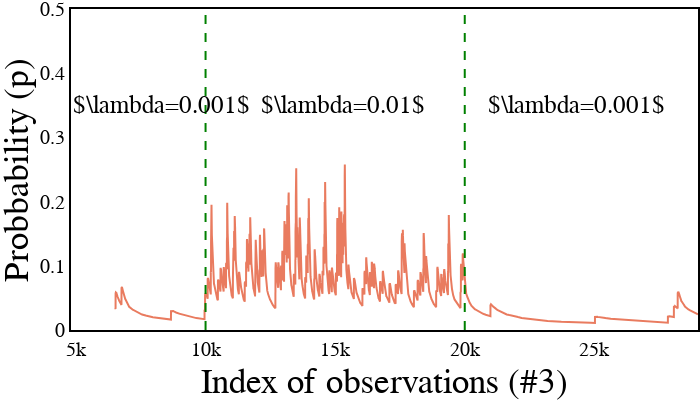

Write notebook code for a chart like this one.
### Code cell
cfg.data.synthetic_ds = 3
cfg.experiments.concept_drift.ds = 3

df = pd.read_csv(cfg.data.save_path, nrows=30000)


res = []


clf = AD2SDetector()

predict = []
p_change = []
for object in df["data"]:
    p_change.append(clf.p)
    score = clf.predict(object)
    predict.append(score)


df["p"] = p_change

df = df.iloc[6500:29000]

fig = go.Figure()


fig.add_trace(
    go.Scatter(
        x=df.index,
        y=df["p"],
        marker_color='#e97b5f',
        marker_symbol="square",
        marker_size=15,
    )
)


fig.add_annotation(
    x=8300,
    y=0.35,
    text=r"$\lambda=0.001$",
    showarrow=False,
    arrowhead=1,
    font=dict(size=25, color="black"),
)

fig.add_annotation(
    x=15300,
    y=0.35,
    text=r"$\lambda=0.01$",
    showarrow=False,
    arrowhead=1,
    font=dict(size=25, color="black"),
)

fig.add_annotation(
    x=24300,
    y=0.35,
    text=r"$\lambda=0.001$",
    showarrow=False,
    arrowhead=1,
    font=dict(size=25, color="black"),
)

fig.add_vline(x=10000, line_width=2, line_dash="dash", line_color="green")
fig.add_vline(x=20000, line_width=2, line_dash="dash", line_color="green")


fig.update_layout(
    font_family="Times New Roman",
    plot_bgcolor="white",
    font_color="black",
    yaxis1=dict(
        title="Probbability (p)",
        titlefont=dict(size=35),
        tickfont=dict(size=20),
        showline=True,
        showgrid=False,
        linecolor="black",
        linewidth=2,
        mirror=True,
    ),
    xaxis1=dict(
        title="Index of observations (#3) ",
        titlefont=dict(size=35),
        tickfont=dict(size=20),
        showline=True,
        showgrid=False,
        linecolor="black",
        linewidth=2,
        mirror=True,
    ),
    height=400,
    width=700,
    margin=dict(l=0, r=0, b=0, t=0),
    legend=dict(
        x=0.75, y=1, bgcolor="rgba(0,0,0,0)", font=dict(size=20, color="black")
    ),
    legend_orientation="v",
    yaxis_range=[0, 0.5],
)

### Figure 1 — Plotly figure (JSON) as saved in the notebook; plotly's stock layout.template omitted (floating-point values rounded to 4 significant figures; data arrays with more than 128 entries replaced by an {"elided": "..."} marker saying what was removed)
{"data": [{"marker": {"color": "#e97b5f", "size": 15, "symbol": "square"}, "type": "scatter", "x": {"elided": "22500 int values"}, "y": {"elided": "22500 float values"}}], "layout": {"annotations": [{"arrowhead": 1, "font": {"color": "black", "size": 25}, "showarrow": false, "text": "$\\lambda=0.001$", "x": 8300, "y": 0.35}, {"arrowhead": 1, "font": {"color": "black", "size": 25}, "showarrow": false, "text": "$\\lambda=0.01$", "x": 15300, "y": 0.35}, {"arrowhead": 1, "font": {"color": "black", "size": 25}, "showarrow": false, "text": "$\\lambda=0.001$", "x": 24300, "y": 0.35}], "font": {"color": "black", "family": "Times New Roman"}, "height": 400, "legend": {"bgcolor": "rgba(0,0,0,0)", "font": {"color": "black", "size": 20}, "orientation": "v", "x": 0.75, "y": 1}, "margin": {"b": 0, "l": 0, "r": 0, "t": 0}, "plot_bgcolor": "white", "shapes": [{"line": {"color": "green", "dash": "dash", "width": 2}, "type": "line", "x0": 10000, "x1": 10000, "xref": "x", "y0": 0, "y1": 1, "yref": "y domain"}, {"line": {"color": "green", "dash": "dash", "width": 2}, "type": "line", "x0": 20000, "x1": 20000, "xref": "x", "y0": 0, "y1": 1, "yref": "y domain"}], "width": 700, "xaxis": {"linecolor": "black", "linewidth": 2, "mirror": true, "showgrid": false, "showline": true, "tickfont": {"size": 20}, "title": {"font": {"size": 35}, "text": "Index of observations (#3) "}}, "yaxis": {"linecolor": "black", "linewidth": 2, "mirror": true, "range": [0, 0.5], "showgrid": false, "showline": true, "tickfont": {"size": 20}, "title": {"font": {"size": 35}, "text": "Probbability (p)"}}}}
